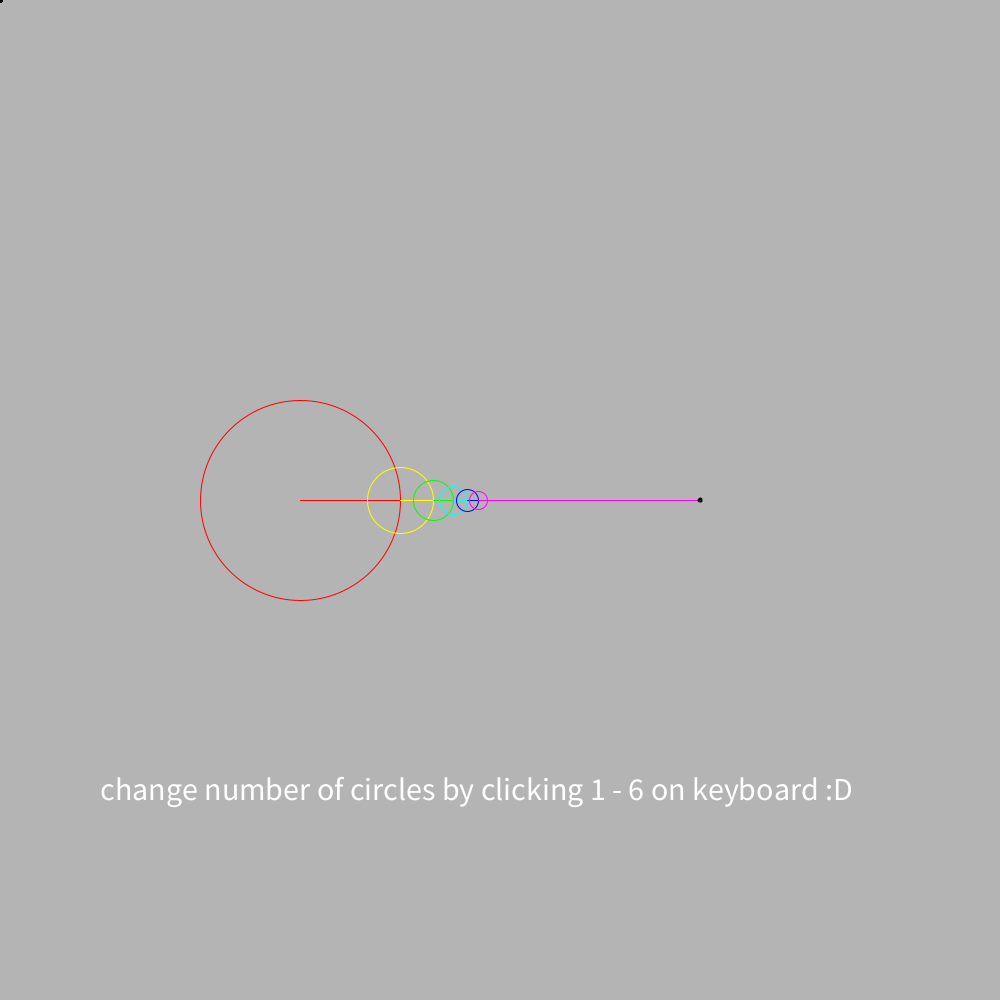
Frame 1 (no input)
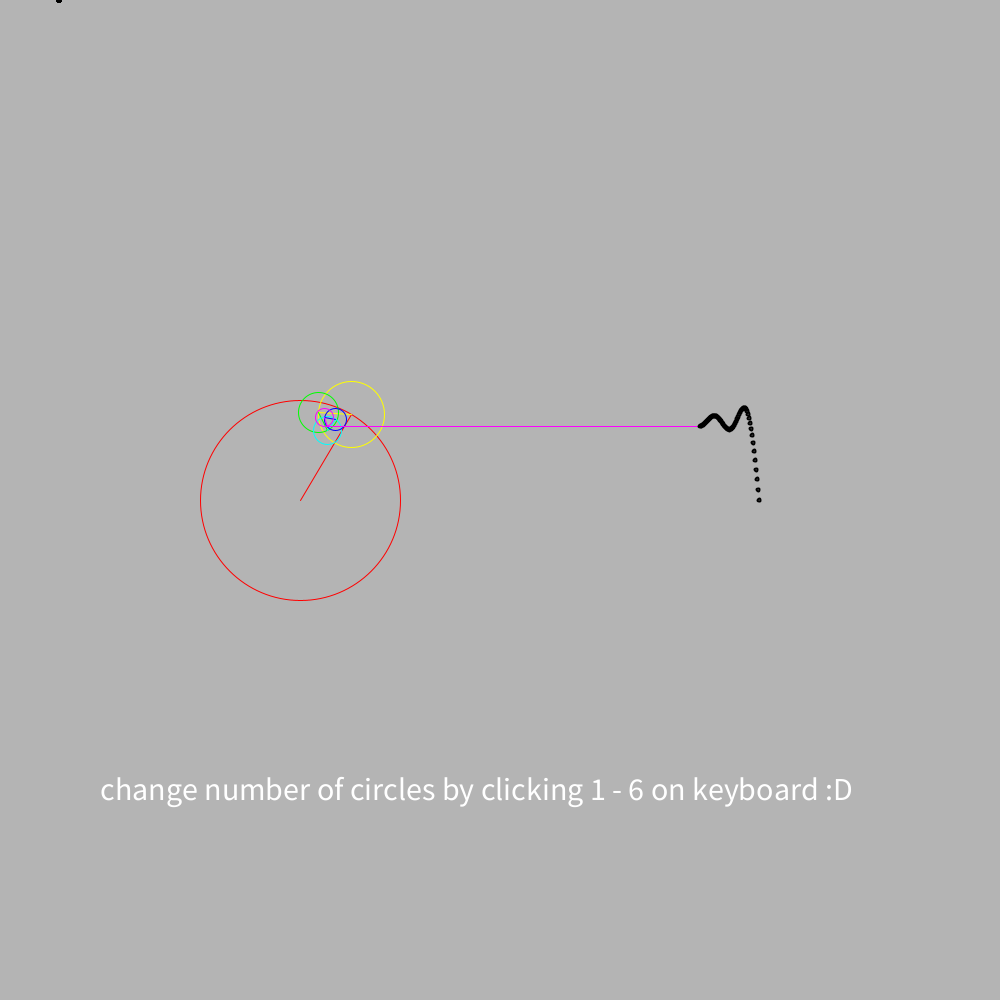
Frame 60 (the mouse pressed at the canvas centre just before this capture)
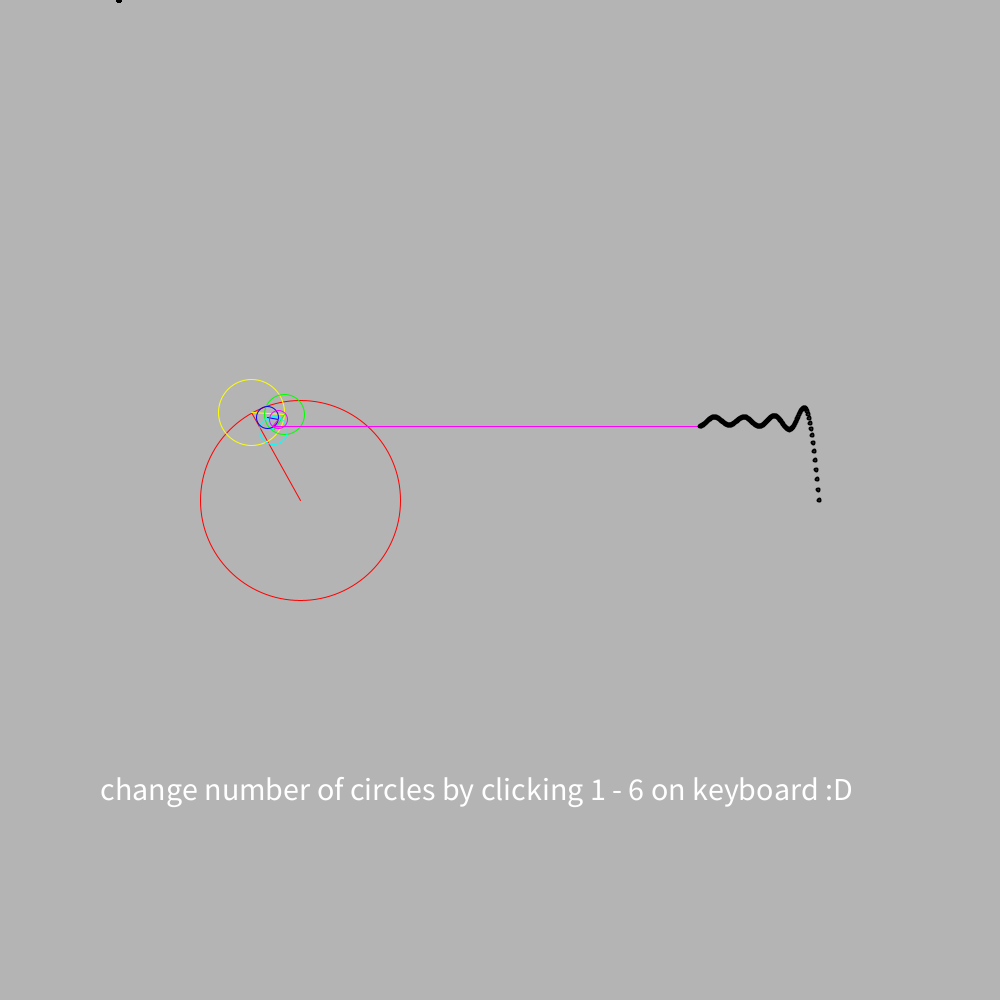
Frame 120 (the mouse held since frame 60 and released just before this capture)

The Processing sketch that drew these frames (run headless with seeded random() and noise(); from frame 60 on, the mouse is pressed at the canvas centre):

// Processing sketch: Fourier_Series
// ── Fourier_Series.pde


circle C1 = new circle(360, 0, 0, 300, 500, 100, 1, 255,0,0);
circle C2 = new circle(360, 0, 0, 600, 600, 33, 3, 255, 255, 0);
circle C3 = new circle(360, 0, 0, 600, 600, 20, 5, 0, 255, 0);
circle C4 = new circle(360, 0, 0, 600, 600, 14, 7, 0, 255, 255);
circle C5 = new circle(360, 0, 0, 600, 600, 11, 9, 0, 0, 255);
circle C6 = new circle(360, 0, 0, 600, 600, 9, 11, 255, 0, 255);

float[] xpoints = new float[400];
float[] ypoints = new float[400];
int i = 0;
int j = 6;
float graphy;
float graphx;

void setup() {
  size(1000, 1000);
  frameRate(60);
}

class circle {
  float t, x, y, xc, yc, r, n, rc, g, b;
  circle (float theta, float posx, float posy, float offx, float offy, float radius, float thetaN, float red, float green, float blue) {
    t = theta;
    x = posx;
    y = posy;
    xc = offx;
    yc = offy;
    r = radius;
    n = thetaN;
    rc = red;
    g = green;
    b = blue;
  }
  void Update() {

    this.x = this.r * cos(this.n * this.t * PI / 180);
    this.y = this.r * sin(this.n * this.t * PI / 180);
    this.t -= 1;
    if (this.t == 0) {
      this.t = 360;
    }
  }
  void Draw() {
    noFill();
    stroke(this.rc, this.g, this.b);
    circle(this.xc, this.yc, 2 * this.r);
    line(this.xc, this.yc, this.x + this.xc, this.y + this.yc);
  }
}

void keyPressed() {
  if (key == '1') {
    j = 1;
  }
  if (key == '2') {
    j = 2;
  }
  if (key == '3') {
    j = 3;
  }
  if (key == '4') {
    j = 4;
  }
  if (key == '5') {
    j = 5;
  }
  if (key == '6') {
    j = 6;
  }
}


void draw() {
    clear();
    background(180);
    textSize(32);
    text("change number of circles by clicking 1 - 6 on keyboard :D", 100, 800);
    if (j == 1) {
      C1.Update();
      C1.Draw();
      C2.xc = C1.x + C1.xc;
      C2.yc = C1.y + C1.yc;
      C2.Update();
      C3.xc = C2.x + C2.xc;
      C3.yc = C2.y + C2.yc;
      C3.Update();
      C4.xc = C3.x + C3.xc;
      C4.yc = C3.y + C3.yc;
      C4.Update();
      C5.xc = C4.x + C4.xc;
      C5.yc = C4.y + C4.yc;
      C5.Update();
      C6.xc = C5.x + C5.xc;
      C6.yc = C5.y + C5.yc;
      C6.Update();
      graphx = 700;
      graphy = C1.y + C1.yc;;
      line(graphx, graphy, C1.x + C1.xc, C1.y + C1.yc);
    }
    if (j == 2) {
      C1.Update();
      C1.Draw();
      C2.xc = C1.x + C1.xc;
      C2.yc = C1.y + C1.yc;
      C2.Update();
      C2.Draw();
      C3.xc = C2.x + C2.xc;
      C3.yc = C2.y + C2.yc;
      C3.Update();
      C4.xc = C3.x + C3.xc;
      C4.yc = C3.y + C3.yc;
      C4.Update();
      C5.xc = C4.x + C4.xc;
      C5.yc = C4.y + C4.yc;
      C5.Update();
      C6.xc = C5.x + C5.xc;
      C6.yc = C5.y + C5.yc;
      C6.Update();
      graphx = 700;
      graphy = C2.y + C2.yc;;
      line(graphx, graphy, C2.x + C2.xc, C2.y + C2.yc);
    }
    if (j == 3) {
      C1.Update();
      C1.Draw();
      C2.xc = C1.x + C1.xc;
      C2.yc = C1.y + C1.yc;
      C2.Update();
      C2.Draw();
      C3.xc = C2.x + C2.xc;
      C3.yc = C2.y + C2.yc;
      C3.Update();
      C3.Draw();
      C4.xc = C3.x + C3.xc;
      C4.yc = C3.y + C3.yc;
      C4.Update();
      C5.xc = C4.x + C4.xc;
      C5.yc = C4.y + C4.yc;
      C5.Update();
      C6.xc = C5.x + C5.xc;
      C6.yc = C5.y + C5.yc;
      C6.Update();
      graphx = 700;
      graphy = C3.y + C3.yc;;
      line(graphx, graphy, C3.x + C3.xc, C3.y + C3.yc);
    }
    if (j == 4) {
      C1.Update();
      C1.Draw();
      C2.xc = C1.x + C1.xc;
      C2.yc = C1.y + C1.yc;
      C2.Update();
      C2.Draw();
      C3.xc = C2.x + C2.xc;
      C3.yc = C2.y + C2.yc;
      C3.Update();
      C3.Draw();
      C4.xc = C3.x + C3.xc;
      C4.yc = C3.y + C3.yc;
      C4.Update();
      C4.Draw();
      C5.xc = C4.x + C4.xc;
      C5.yc = C4.y + C4.yc;
      C5.Update();
      C6.xc = C5.x + C5.xc;
      C6.yc = C5.y + C5.yc;
      C6.Update();
      graphx = 700;
      graphy = C4.y + C4.yc;;
      line(graphx, graphy, C4.x + C4.xc, C4.y + C4.yc);
    }
    if (j == 5) {
      C1.Update();
      C1.Draw();
      C2.xc = C1.x + C1.xc;
      C2.yc = C1.y + C1.yc;
      C2.Update();
      C2.Draw();
      C3.xc = C2.x + C2.xc;
      C3.yc = C2.y + C2.yc;
      C3.Update();
      C3.Draw();
      C4.xc = C3.x + C3.xc;
      C4.yc = C3.y + C3.yc;
      C4.Update();
      C4.Draw();
      C5.xc = C4.x + C4.xc;
      C5.yc = C4.y + C4.yc;
      C5.Update();
      C5.Draw();
      C6.xc = C5.x + C5.xc;
      C6.yc = C5.y + C5.yc;
      C6.Update();
      graphx = 700;
      graphy = C5.y + C5.yc;;
      line(graphx, graphy, C5.x + C5.xc, C5.y + C5.yc);
    }
    if (j == 6) {
      C1.Update();
      C1.Draw();
      C2.xc = C1.x + C1.xc;
      C2.yc = C1.y + C1.yc;
      C2.Update();
      C2.Draw();
      C3.xc = C2.x + C2.xc;
      C3.yc = C2.y + C2.yc;
      C3.Update();
      C3.Draw();
      C4.xc = C3.x + C3.xc;
      C4.yc = C3.y + C3.yc;
      C4.Update();
      C4.Draw();
      C5.xc = C4.x + C4.xc;
      C5.yc = C4.y + C4.yc;
      C5.Update();
      C5.Draw();
      C6.xc = C5.x + C5.xc;
      C6.yc = C5.y + C5.yc;
      C6.Update();
      C6.Draw();
      graphx = 700;
      graphy = C6.y + C6.yc;;
      line(graphx, graphy, C6.x + C6.xc, C6.y + C6.yc);
    }

    xpoints[i] = graphx;
    ypoints[i] = graphy;
    i++;
    for (int k = 0; k < 400; k++) { 
      stroke(0);
      strokeWeight(2);
      circle(xpoints[k], ypoints[k], 3);
      strokeWeight(1);
      
       //if (k > 0) {
       //  strokeWeight(2);
       //  line(xpoints[k], ypoints[k], xpoints[k - 1], ypoints[k - 1]);
       //  strokeWeight(1);
       //}
       xpoints[k] += 1; 
    }
    if (i == 400) { 
      i = 0;
    }
}
